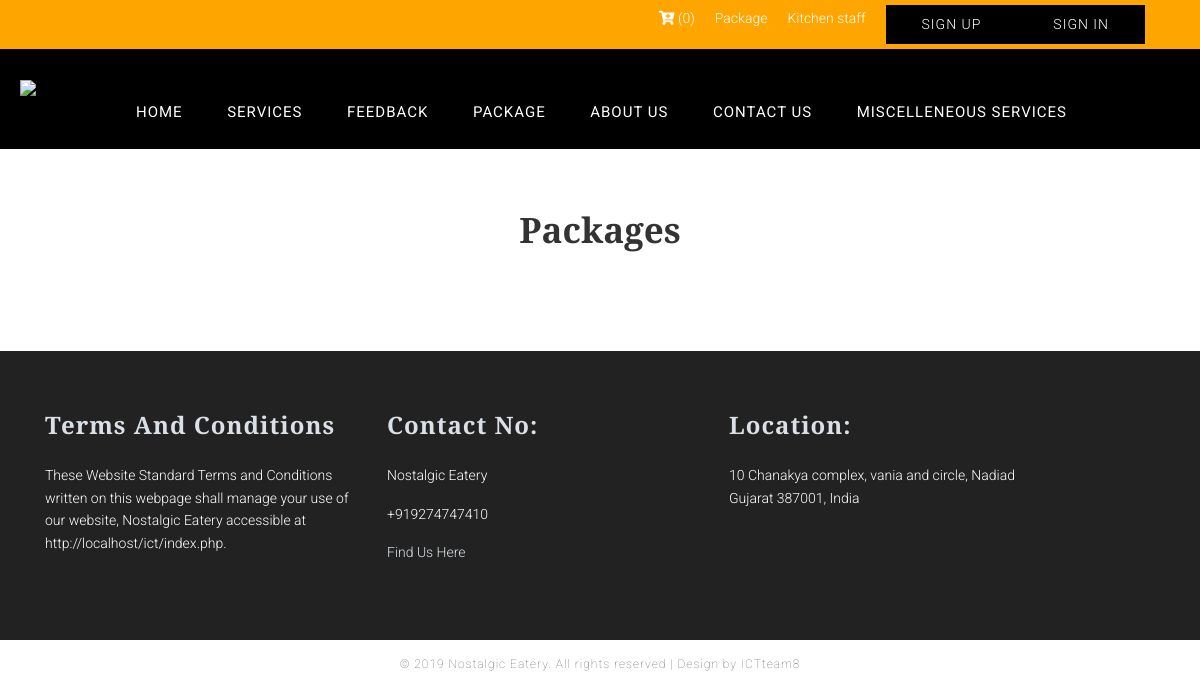
The page /show_package.php on the database as committed earlier.
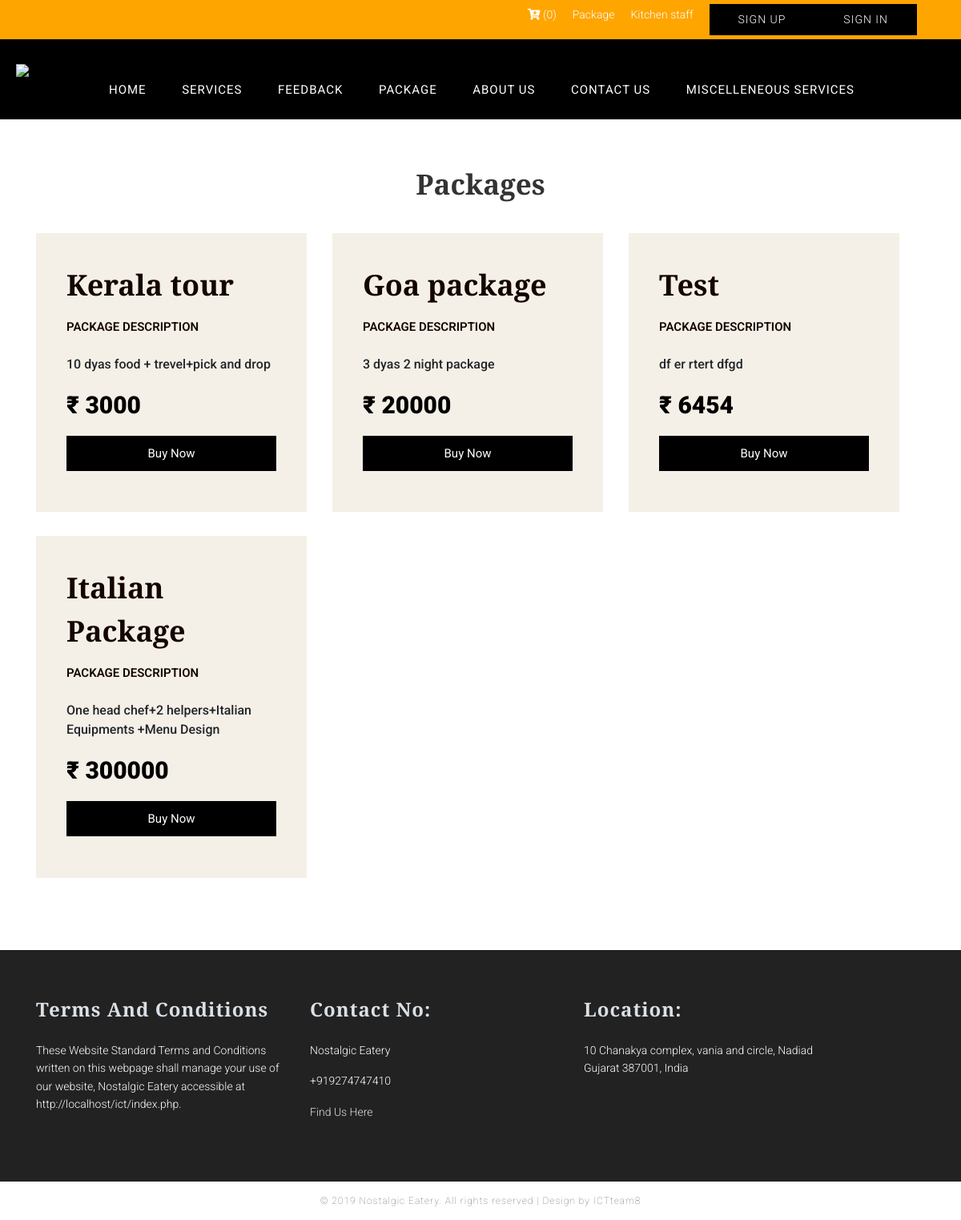
The same page on the database as committed later.
### tables this page shows
CREATE TABLE `package` (
  `id` int(50) NOT NULL,
  `package_name` varchar(50) NOT NULL,
  `package_desc` varchar(500) NOT NULL,
  `package_price` int(7) NOT NULL,
  `created_at` datetime NOT NULL DEFAULT current_timestamp()
);

### server.php (called while the page is built, shortened)
<?php
$servername = "localhost";
$username = "root";
$password = "";
$db = "ictatjcu_cons2";
$conn = mysqli_connect($servername, $username, $password, $db);
function print_packages($id = null)
{
	global $conn;
	$table = "package";
	$query = "SELECT * FROM " . $table;
	$query .= " order by id DESC";
	$query = mysqli_query($conn, $query);
	return  mysqli_fetch_all($query, MYSQLI_ASSOC);
}
?>

### show_package.php (the view, shortened to what this page needs)
<?php include('server.php'); ?>
<!doctype html>
<html>
<head>
	<?php require_once 'include/header_css.php'; ?>
</head>
<body>
	<div id="wrapper">
	    <?php include("include/nav.inc") ?>
		<section class="priceList">
			<div class="heading">
					<h2 class="section-title">Packages</h2>
			</div>
			<div class="container">
				<div class="row" style="width: 100%;">
					<?php
						$packages = print_packages();
						foreach ($packages as $key => $package) { ?>
							<div class="col-4">
								<div class="packages">
									<table>
										<tr>
											<td class="packname"><?php echo ucfirst($package['package_name']); ?></td>
										</tr>
										<tr>
											<td><h6>PACKAGE DESCRIPTION</h6></td></tr>
										<tr>
											<td><?php echo $package['package_desc']; ?></td></tr>
										<tr>
											<td> <div class="pricetag">₹ <?php echo $package['package_price']; ?></div></td></tr>
										<tr>
											<td>
												<a class="btn btn-primary" href="<?php echo ADMIN_ACTION_URL;?>?action=buy_package&id=<?php echo $package['id'];?>">Buy Now</a>
											</td>
										</tr>
									</table>
								</div>
							</div>
					<?php }	?>
				</div>
			</div>
		</section>
	</div>
	<?php include("include/footer.inc"); ?>
</body>
</html>

Rows that differ between the two databases and show on the page:
added package: package_name "Kerala tour", package_desc "10 dyas food + trevel+pick and drop", package_price "3000"
added package: package_name "Goa package", package_desc "3 dyas 2 night package", package_price "20000"
added package: package_name "Test", package_desc "df er rtert dfgd", package_price "6454"
added package: package_name "Italian Package", package_desc "One head chef+2 helpers+Italian Equipments +Menu Design", package_price "300000"
